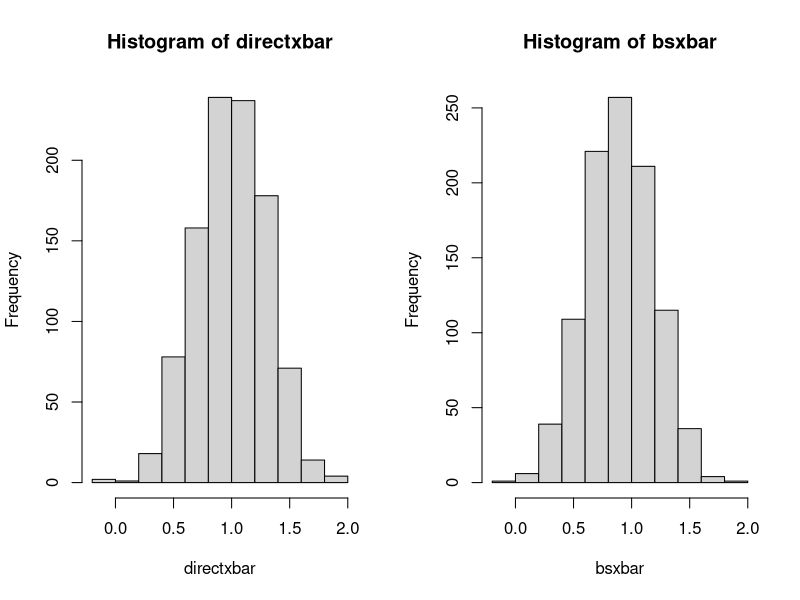
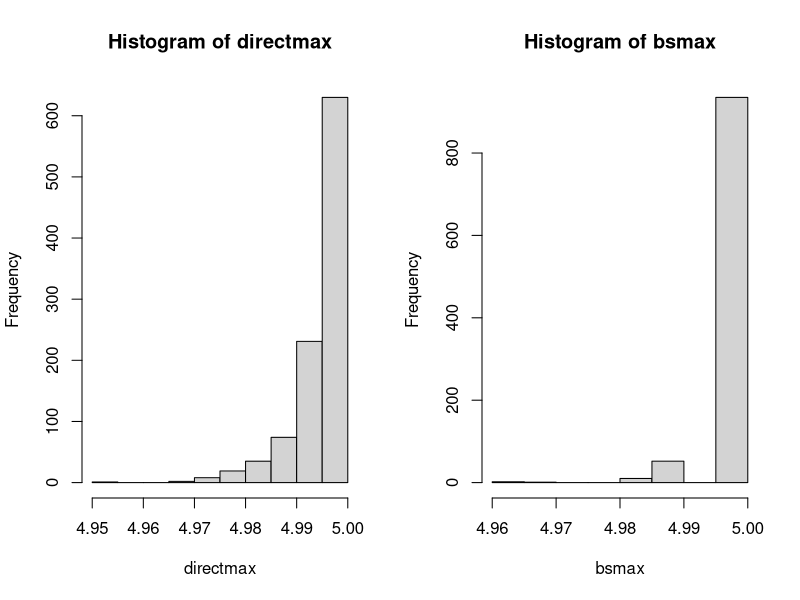
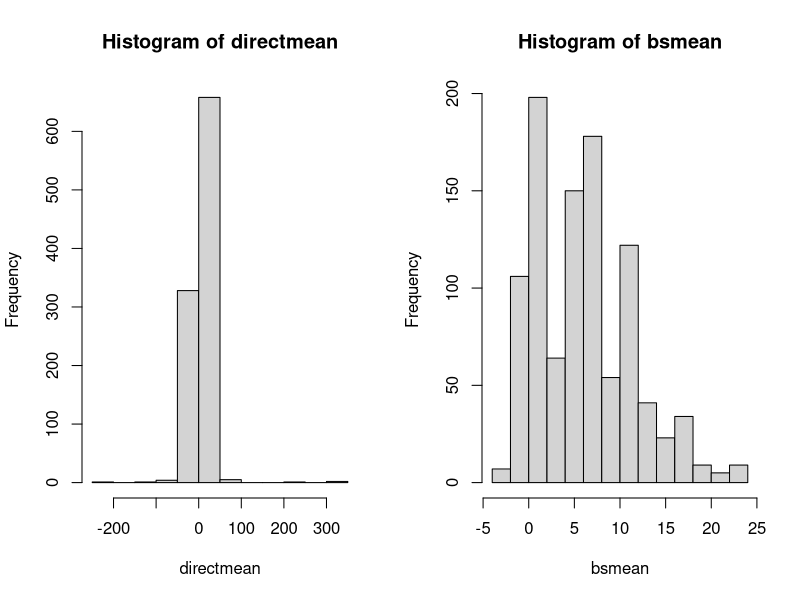

The R source for these figures, in order:
##Draw 100 numbers from a normal distribution (mean = 1, sd = 3)
#Get distribution of xbar through drawing from the distribution directly
#Then get distribution of xbar through bootstrapping
study <- rnorm(100, mean = 1, sd = 3) #original data
#Get distribution of direct draws
directxbar <- c() #hold means
for(i in 1:1000)
{
  directxbar <- c(directxbar, mean(rnorm(100, mean = 1, sd = 3)))
}
#Get distribution through bootstrap
bsxbar <- c()
for(i in 1:1000)
{
  bsxbar <- c(bsxbar, mean(sample(study, 100, replace = T)))
}
par(mfrow = c(1,2))
hist(directxbar)
hist(bsxbar)
##Second Example: Draw 1000 from a uniform distribution (min = 0, max = 5)
#Get a distribution of the largest value (Xn)
#Use the same methodology (compare direct draws and bootstrapped draws)
unifstudy <- runif(1000, min = 0, max = 5)
#Distribution of direct draws
directmax <- c()
for(i in 1:1000)
{
  directmax <- c(directmax, max(runif(1000, min = 0, max = 5)))
}
hist(directmax)
#Distribution of bootstrap
bsmax <- c()
for(i in 1:1000)
{
  bsmax <- c(bsmax, max(sample(unifstudy, 1000, replace = T)))
}
hist(bsmax)
##Third Example: Using Cauchy Distribution
#Test statistic: mean
cauchystudy <- rcauchy(1000, 1, 2) #location = 1, scale = 2
directmean <- c()
for(i in 1:1000)
{
  directmean <- c(directmean, mean(rcauchy(1000, 1, 2)))
}
hist(directmean)
bsmean <- c()
for(i in 1:1000)
{
  bsmean <- c(bsmean, mean(sample(cauchystudy, 1000, replace = T)))
}
hist(bsmean)
